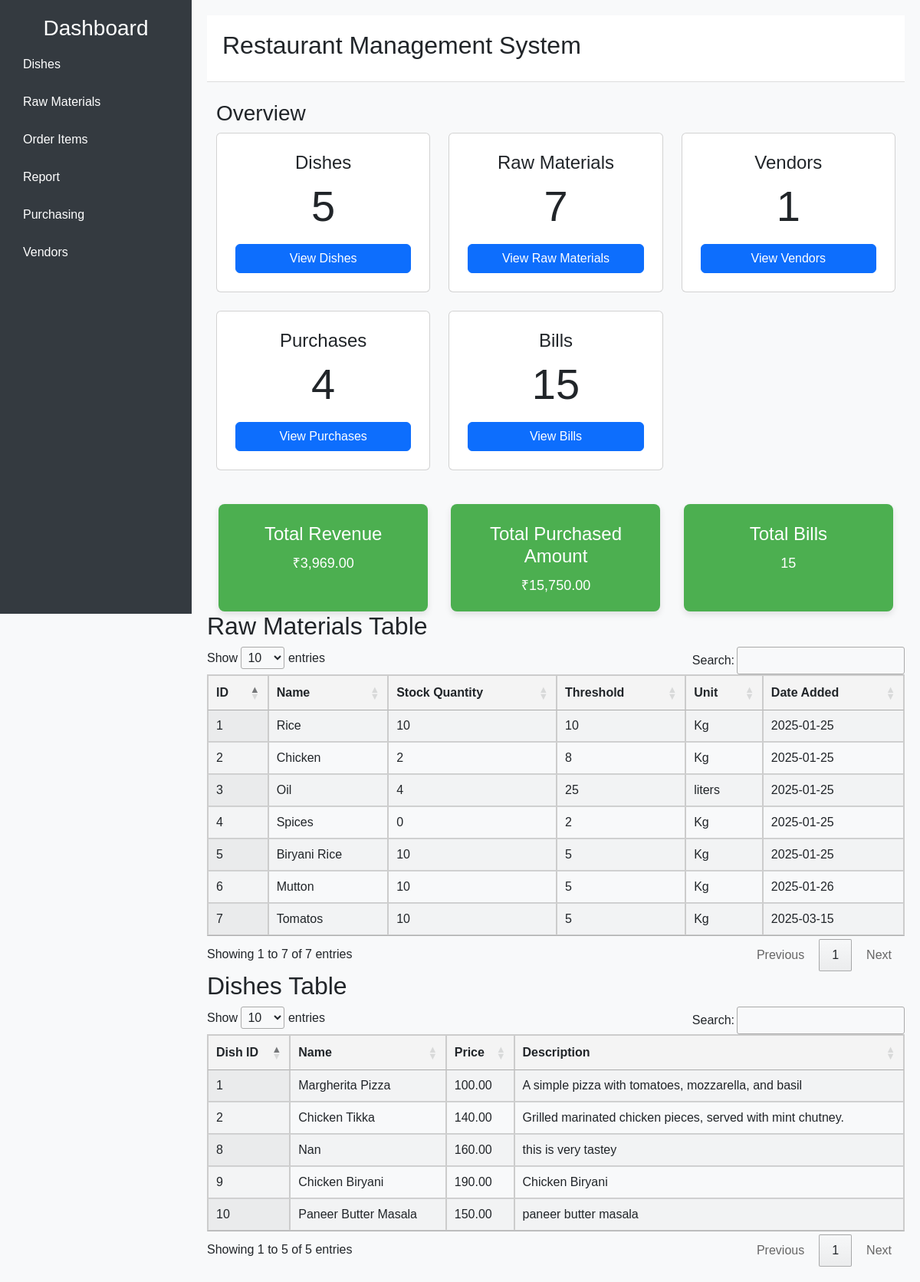
The page / on the database its author committed.
### tables this page shows
CREATE TABLE `raw_materials` (
  `material_id` int(11) NOT NULL,
  `name` varchar(255) NOT NULL,
  `stock_quantity` int(11) NOT NULL,
  `threshold` int(11) NOT NULL,
  `unit` varchar(50) NOT NULL,
  `date_added` date DEFAULT curdate()
);

CREATE TABLE `dishes` (
  `dish_id` int(11) NOT NULL,
  `name` varchar(255) NOT NULL,
  `price` decimal(10,2) NOT NULL,
  `description` text DEFAULT NULL,
  `image` varchar(255) DEFAULT NULL
);

### index.php (the view, shortened to what this page needs)
<?php
$servername = "localhost";
$username = "root";
$password = "";
$dbname = "restaurant_db";
$conn = new mysqli($servername, $username, $password, $dbname);
$dishesCount = $conn->query("SELECT COUNT(*) AS count FROM dishes")->fetch_assoc()['count'];
$rawMaterialsCount = $conn->query("SELECT COUNT(*) AS count FROM raw_materials")->fetch_assoc()['count'];
$vendorsCount = $conn->query("SELECT COUNT(*) AS count FROM vendors")->fetch_assoc()['count'];
$purchasesCount = $conn->query("SELECT COUNT(*) AS count FROM purchases")->fetch_assoc()['count'];
$billsCount = $conn->query("SELECT COUNT(*) AS count FROM bills")->fetch_assoc()['count'];
$materialsQuery = "SELECT * FROM raw_materials";
$materialsResult = $conn->query($materialsQuery);
$dishesQuery = "SELECT * FROM dishes";
$dishesResult = $conn->query($dishesQuery);
$totalRevenueQuery = "SELECT SUM(total) AS total_revenue FROM bills";
$totalRevenueResult = $conn->query($totalRevenueQuery);
$totalRevenue = $totalRevenueResult->fetch_assoc()['total_revenue'];
$totalPurchasedAmountQuery = "SELECT SUM(total_amount) AS total_purchased_amount FROM purchases";
$totalPurchasedAmountResult = $conn->query($totalPurchasedAmountQuery);
$totalPurchasedAmount = $totalPurchasedAmountResult->fetch_assoc()['total_purchased_amount'];
?>
<!DOCTYPE html>
<html lang="en">
<head>
    <link href="https://cdn.jsdelivr.net/npm/bootstrap@5.3.0/dist/css/bootstrap.min.css" rel="stylesheet">
    <link href="https://cdn.datatables.net/1.12.1/css/jquery.dataTables.min.css" rel="stylesheet">
</head>
<body>
    <div class="sidebar">
        <h3 class="text-center">Dashboard</h3>
        <a href="dish.php">Dishes</a>
        <a href="rawmaterial.php">Raw Materials</a>
        <a href="orderitem.php">Order Items</a>
        <a href="report.php">Report</a>
        <a href="purchasing.php">Purchasing</a>
        <a href="vendor.php">Vendors</a>
    </div>
    <div class="main-content">
        <div class="dashboard-header">
            <h2>Restaurant Management System</h2>
        </div>
        <div class="container mt-4">
            <h3>Overview</h3>
            <div class="row">
                <div class="col-md-4 mb-4">
                    <div class="card text-center p-4">
                        <h4>Dishes</h4>
                        <p class="display-4"><?php echo $dishesCount; ?></p>
                        <a href="dish.php" class="btn btn-primary">View Dishes</a>
                    </div>
                </div>
                <div class="col-md-4 mb-4">
                    <div class="card text-center p-4">
                        <h4>Raw Materials</h4>
                        <p class="display-4"><?php echo $rawMaterialsCount; ?></p>
                        <a href="rawmaterial.php" class="btn btn-primary">View Raw Materials</a>
                    </div>
                </div>
                <div class="col-md-4 mb-4">
                    <div class="card text-center p-4">
                        <h4>Vendors</h4>
                        <p class="display-4"><?php echo $vendorsCount; ?></p>
                        <a href="vendor.php" class="btn btn-primary">View Vendors</a>
                    </div>
                </div>
                <div class="col-md-4 mb-4">
                    <div class="card text-center p-4">
                        <h4>Purchases</h4>
                        <p class="display-4"><?php echo $purchasesCount; ?></p>
                        <a href="purchasing.php" class="btn btn-primary">View Purchases</a>
                    </div>
                </div>
                <div class="col-md-4 mb-4">
                    <div class="card text-center p-4">
                        <h4>Bills</h4>
                        <p class="display-4"><?php echo $billsCount; ?></p>
                        <a href="report.php" class="btn btn-primary">View Bills</a>
                    </div>
                </div>
            </div>
        </div>
        <div class="highlight-section">
            <div class="highlight-box">
                <h3>Total Revenue</h3>
                <p>₹<?php echo number_format($totalRevenue, 2); ?></p>
            </div>
            <div class="highlight-box">
                 <h3>Total Purchased Amount</h3>
                 <p>₹<?php echo number_format($totalPurchasedAmount, 2); ?></p>
            </div>
            <div class="highlight-box">
                <h3>Total Bills</h3>
                <p><?php echo $billsCount; ?></p>
            </div>
        </div>
        <h2>Raw Materials Table</h2>
        <?php if ($materialsResult->num_rows > 0): ?>
            <table id="materialsTable" class="display">
                <thead>
                    <tr>
                        <th>ID</th>
                        <th>Name</th>
                        <th>Stock Quantity</th>
                        <th>Threshold</th>
                        <th>Unit</th>
                        <th>Date Added</th>
                    </tr>
                </thead>
                <tbody>
                    <?php while($material = $materialsResult->fetch_assoc()): ?>
                        <tr>
                            <td><?php echo $material["material_id"]; ?></td>
                            <td><?php echo $material["name"]; ?></td>
                            <td><?php echo $material["stock_quantity"]; ?></td>
                            <td><?php echo $material["threshold"]; ?></td>
                            <td><?php echo $material["unit"]; ?></td>
                            <td><?php echo $material["date_added"]; ?></td>
                        </tr>
                    <?php endwhile; ?>
                </tbody>
            </table>
        <?php else: ?>
            <p>No materials found in the database.</p>
        <?php endif; ?>
        <h2>Dishes Table</h2>
        <?php if ($dishesResult->num_rows > 0): ?>
            <table id="dishesTable" class="display">
                <thead>
                    <tr>
                        <th>Dish ID</th>
                        <th>Name</th>
                        <th>Price</th>
                        <th>Description</th>
                    </tr>
                </thead>
                <tbody>
                    <?php while($dish = $dishesResult->fetch_assoc()): ?>
                        <tr>
                            <td><?php echo $dish["dish_id"]; ?></td>
                            <td><?php echo $dish["name"]; ?></td>
                            <td><?php echo $dish["price"]; ?></td>
                            <td><?php echo $dish["description"]; ?></td>
                        </tr>
                    <?php endwhile; ?>
                </tbody>
            </table>
        <?php else: ?>
            <p>No dishes found in the database.</p>
        <?php endif; ?>
    </div>
</body>
</html>

### index.php (style rules this page uses)
body { font-family: Arial, sans-serif; background-color: #f8f9fa; margin: 0; padding: 0; display: flex; min-height: 100vh; }
.sidebar { width: 250px; background-color: #343a40; color: white; padding: 20px; position: fixed; height: 100vh; overflow-y: auto; }
.sidebar a { color: white; text-decoration: none; display: block; padding: 10px; margin: 5px 0; border-radius: 5px; transition: background-color 0.3s; }
.main-content { margin-left: 250px; flex: 1; padding: 20px; }
.dashboard-header { background-color: #ffffff; padding: 20px; border-bottom: 1px solid #ddd; }
.card { transition: transform 0.3s; }
.highlight-section { display: flex; justify-content: space-around; margin-top: 20px; }
.highlight-box { background-color: #4CAF50; color: white; padding: 15px; border-radius: 8px; width: 30%; text-align: center; box-shadow: 0 4px 8px rgba(0, 0, 0, 0.1); }
.highlight-box h3 { margin: 10px 0; font-size: 24px; }
.highlight-box p { font-size: 18px; margin: 5px 0; }
table { width: 100%; border-collapse: collapse; margin-top: 20px; }
table, th, td { border: 1px solid #ccc; }
th, td { text-align: left; padding: 8px; }
th { background-color: #f4f4f4; }

### rows shown on the page
raw_materials: material_id "1", name "Rice", stock_quantity "10", threshold "10", unit "Kg", date_added "2025-01-25"
raw_materials: material_id "2", name "Chicken", stock_quantity "2", threshold "8", unit "Kg", date_added "2025-01-25"
raw_materials: material_id "3", name "Oil", stock_quantity "4", threshold "25", unit "liters", date_added "2025-01-25"
raw_materials: material_id "4", name "Spices", stock_quantity "0", threshold "2", unit "Kg", date_added "2025-01-25"
raw_materials: material_id "5", name "Biryani Rice", stock_quantity "10", threshold "5", unit "Kg", date_added "2025-01-25"
raw_materials: material_id "6", name "Mutton", stock_quantity "10", threshold "5", unit "Kg", date_added "2025-01-26"
raw_materials: material_id "7", name "Tomatos", stock_quantity "10", threshold "5", unit "Kg", date_added "2025-03-15"
dishes: dish_id "1", name "Margherita Pizza", price "100.00", description "A simple pizza with tomatoes, mozzarella, and basil"
dishes: dish_id "2", name "Chicken Tikka", price "140.00", description "Grilled marinated chicken pieces, served with mint chutney."
dishes: dish_id "8", name "Nan", price "160.00", description "this is very tastey"
dishes: dish_id "9", name "Chicken Biryani", price "190.00", description "Chicken Biryani"
dishes: dish_id "10", name "Paneer Butter Masala", price "150.00", description "paneer butter masala"

### other values the page prints
$dishesCount "5"
$rawMaterialsCount "7"
$vendorsCount "1"
$purchasesCount "4"
$billsCount "15"
$totalRevenue "3,969.00"
$totalPurchasedAmount "15,750.00"
